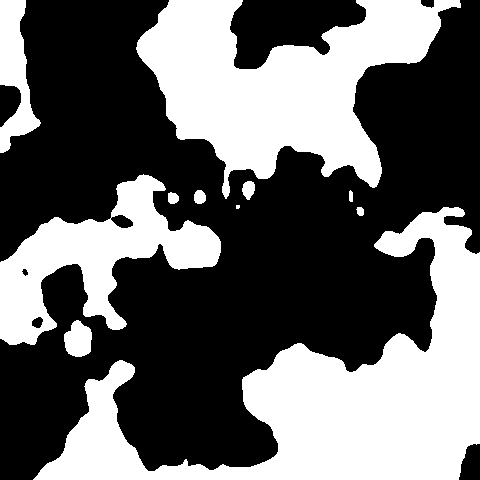
Frame 1 (no input)
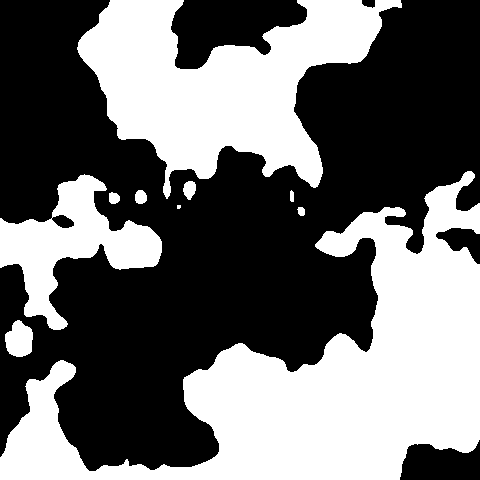
Frame 60 (no input)
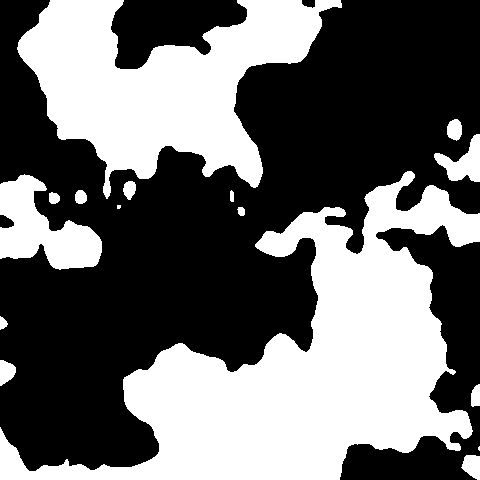
Frame 120 (the mouse pressed at the canvas centre since frame 60)

The p5.js sketch that drew these frames (run headless with seeded random() and noise() and a simulated clock; from frame 60 on, the mouse is pressed at the canvas centre):

// p5.js sketch
// ── sketch.js
// https://editor.p5js.org/jht9629-nyu/sketches/RoplKxfBB
// matt-parker-oct-16
// Matt Parker 6:24 PM · Oct 16, 2020
// https://x.com/madparker/status/1317229846511144961

let x = 200,
  y = 200,
  s = 0,
  o = 0,
  p = 0,
  f = 0;
let c = 480;
function setup() {
  pixelDensity(1);
  createCanvas(480, 480);
}
function draw() {
  f++;
  s++;
  for (x = 0; x < c; x++) {
    for (y = 0; y < c; y++) {
      let nc = round(noise((x + f) * 0.01, y / 99));
      set(x, y, color(nc * 255));
    }
  }
  o += key == "a" ? -2 : key == "d" ? 2 : 0;
  p += key == "w" ? -2 : key == "s" ? 2 : 0;
  let nc = get((o = (o + c) % c), (p = (p + c) % c))[0];
  // let nc = red(get((o = (o + c) % c), (p = (p + c) % c)))
  // console.log('nc',nc);
  if (nc > 0) s = 0;
  fill(255, 0, 0);
  text(s, o, p);
  updatePixels();
}
